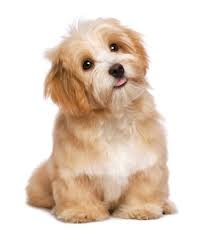
#> input picture tests/test_data/test_data_image_augmentation/Unknown.jpeg, 204 x 247 px; its folder holds only this picture in this run
$ jupyter execute --allow-errors image_augmentation_cutmix.ipynb   (older library calls are emulated)
#> lines starting #> are read from the running program, lines starting #| are printed output that depends on the picture
[cell 1]
# https://www.kaggle.com/code/debanga/cutmix-in-python
# https://medium.com/depurr/cutmix-augmentation-in-python-bf099a97afac

[cell 2]
# import all packages
import glob
import numpy as np
import matplotlib.pyplot as plt
import cv2

[cell 3]
# set path to data
data_folder = f"/home/thenn/dssgxdfki2022-occrp/tests/test_data/test_data_image_augmentation/"

[cell 4]
# set figure size
plt.rcParams["figure.figsize"] = [10, 10]

[cell 5]
# read in all images
filenames = glob.glob(f"{data_folder}*.jpeg")

[cell 6]
# read first 10 filenames
image_paths = filenames[:10]

[cell 7]
# display a sample image
plt.imshow(cv2.cvtColor(cv2.imread(image_paths[0]), cv2.COLOR_BGR2RGB))
plt.show();

[cell 8]
# create batch of 4 images
image_batch = []
image_batch_labels = []

n_images = 4

#> (a cell that did not finish here is left out)

[cell 10]
# convert to np array and show labels
image_batch = np.array(image_batch)
# conver image_batch_labels to numpy array
image_batch_labels = np.array(image_batch_labels)

# print labels
print()
print(f"Image labels: {image_batch_labels}\n")

#> (a cell that did not finish here is left out)

#> (a cell that did not finish here is left out)

[cell 13]
# function to create bounding boxes
def rand_bbox(size, lamb):
    """Generate random bounding box
    Args:
        - size: [width, breadth] of the bounding box
        - lamb: (lambda) cut ratio parameter
    Returns:
        - Bounding box
    """
    W = size[0]
    H = size[1]
    cut_rat = np.sqrt(1.0 - lamb)
    cut_w = np.int(W * cut_rat)
    cut_h = np.int(H * cut_rat)

    # uniform
    cx = np.random.randint(W)
    cy = np.random.randint(H)

    bbx1 = np.clip(cx - cut_w // 2, 0, W)
    bby1 = np.clip(cy - cut_h // 2, 0, H)
    bbx2 = np.clip(cx + cut_w // 2, 0, W)
    bby2 = np.clip(cy + cut_h // 2, 0, H)

    return bbx1, bby1, bbx2, bby2

[cell 14]
# read in image and create bounding box
# read an image
image = cv2.cvtColor(cv2.imread(image_paths[0]), cv2.COLOR_BGR2RGB)

# crop a random bounding box
lamb = 0.1
size = image.shape
#> size = (247, 204, 3)
bbox = rand_bbox(size, lamb)
#> bbox = (0, 96, 234, 204)

# draw bounding box on the image
im = image.copy()
x1 = bbox[0]
#> x1 = 0
y1 = bbox[1]
#> y1 = 96
x2 = bbox[2]
#> x2 = 234
y2 = bbox[3]
#> y2 = 204
cv2.rectangle(im, (x1, y1), (x2, y2), (255, 0, 0), 3)
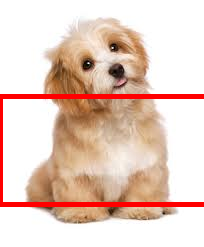
#> im: shape (247, 204, 3); mean R, G, B 232, 205.5, 193
plt.imshow(im)
plt.title("Original image with random bounding box")
plt.show()

# show cropped image
plt.imshow(image[y1:y2, x1:x2])
plt.title("Cropped image")
plt.show()
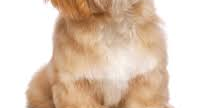
#> shown: shape (108, 204, 3); mean R, G, B 223.9, 202.4, 183.9

[cell 15]
# function to create cutmix image
def generate_cutmix_image(image_batch, image_batch_labels, beta):
    """Generate a CutMix augmented image from a batch
    Args:
        - image_batch: a batch of input images
        - image_batch_labels: labels corresponding to the image batch
        - beta: a parameter of Beta distribution.
    Returns:
        - CutMix image batch, updated labels
    """
    # generate mixed sample
    lam = np.random.beta(beta, beta)
    rand_index = np.random.permutation(len(image_batch))
    target_a = image_batch_labels
    target_b = image_batch_labels[rand_index]
    bbx1, bby1, bbx2, bby2 = rand_bbox(image_batch[0].shape, lam)
    image_batch_updated = image_batch.copy()
    print(image_batch_updated.shape)
    print("Dimension of the array is: ", len(np.shape(image_batch_updated)))
    image_batch_updated[:, bbx1:bbx2, bby1:bby2, :] = image_batch[rand_index, bbx1:bbx2, bby1:bby2, :]

    # adjust lambda to exactly match pixel ratio
    lam = 1 - ((bbx2 - bbx1) * (bby2 - bby1) / (image_batch.shape[1] * image_batch.shape[2]))
    label = target_a * lam + target_b * (1.0 - lam)

    return image_batch_updated, label

[cell 16]
# generate CutMix image
# Let's use the first image of the batch as the input image to be augmented
image_input = image_batch[0]
image_batch_updated, image_batch_labels_updated = generate_cutmix_image(image_batch, image_batch_labels, 1.0)
#> in generate_cutmix_image, `rand_index = np.random.permutation(len(image_batch))`: rand_index = [0]
#> in generate_cutmix_image, `target_b = image_batch_labels[rand_index]`: target_b = [[0, 1, 0]]
#| (1, 247, 204, 3)
#| Dimension of the array is:  4
#> image_batch_labels_updated = [[0, 1, 0]]
